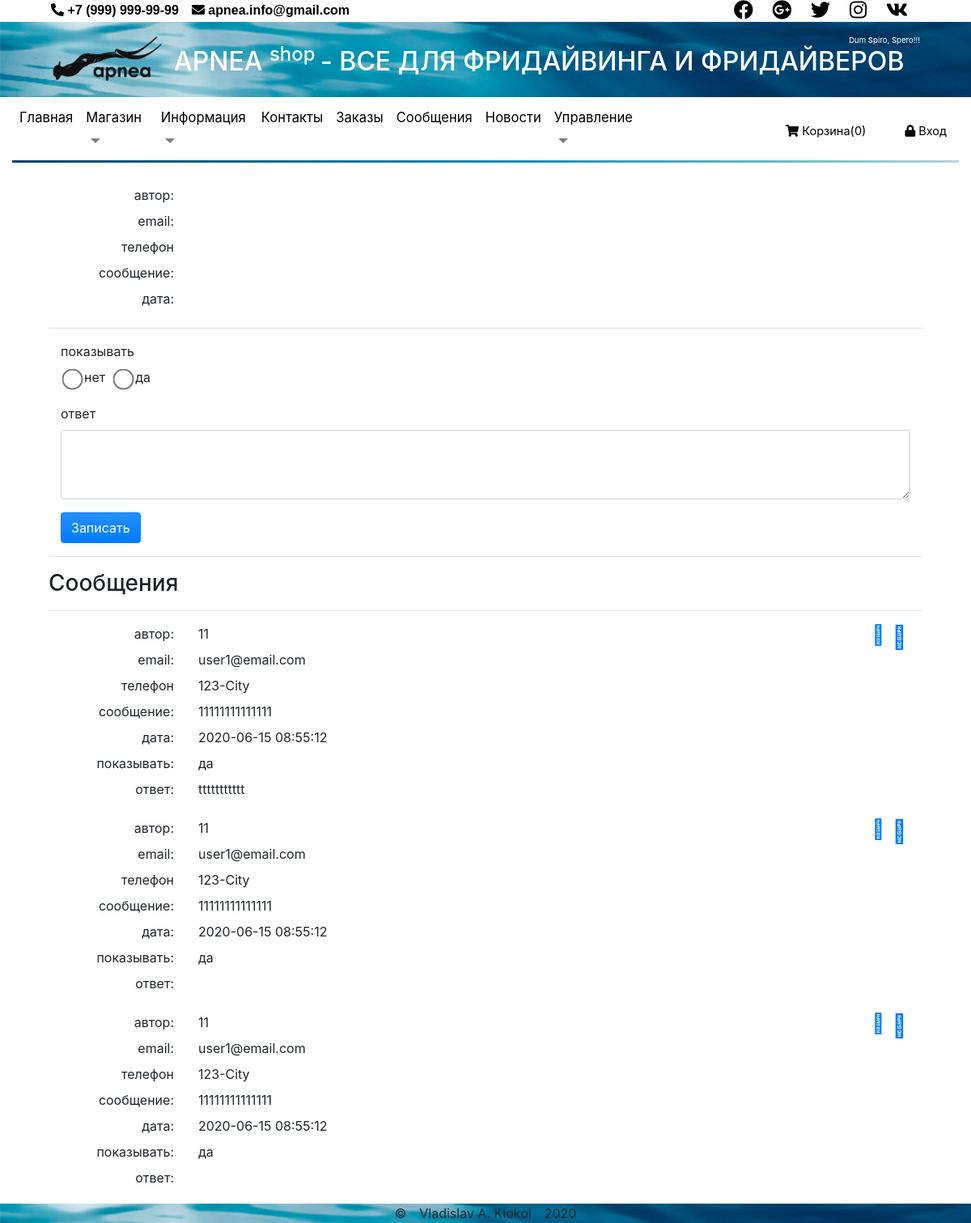
Page /views/admin/messages.php on the committed database.
### tables this page shows
CREATE TABLE `message` (
  `id` int(6) NOT NULL,
  `visitor` varchar(1024) NOT NULL,
  `email` varchar(1024) NOT NULL,
  `phone` varchar(30) DEFAULT NULL,
  `message` text NOT NULL,
  `date` datetime NOT NULL DEFAULT CURRENT_TIMESTAMP,
  `dispatched` tinyint(1) NOT NULL DEFAULT '0',
  `response` text
);

### module/pdo_query.php (called while the page is built, shortened)
<?php
function getTable(object $pdo, string $table, string $where = "1", $sort = "", $limit = ""): array
{
    $sql = "SELECT * FROM `$table`
    WHERE " . ($where == "" ? 1 : "$where")
        . ($sort == "" ? "" : " ORDER BY $sort")
        . ($limit == "" ? "" : " LIMIT $limit");
    $stmt = $pdo->prepare($sql);
    $stmt->execute();
    return $stmt->fetchAll();
}

### views/admin/messages.php (the view, shortened to what this page needs)
<?php
require $_SERVER['DOCUMENT_ROOT'] . '/views/layouts/index.php';
$dispatched = '';
$response = '';
$operation = 'Записать';
$messages = getTable($pdo, "message", "", "`date` DESC");
require  $_SERVER['DOCUMENT_ROOT'] . '/views/layouts/header.php';
?>
<div class="row mt-3">
    <div class="col-2">
        <div class="mb-2 text-right">автор: </div>
        <div class="mb-2 text-right">email: </div>
        <div class="mb-2 text-right">телефон</div>
        <div class="mb-2 text-right">сообщение: </div>
        <div class="mb-2 text-right">дата: </div>
    </div>
    <div class="col-9">
    </div>
</div>
<hr>
<form method="POST" class="enter-form  col">
    <div class="form-group">
        <label class="enter-label">показывать </label>
        <div class="d-flex justify-content-start">
            <input type="radio" name="dispatched" value=0 class="mess-radio m-2" <?= $dispatched == 0 ? 'checked' : '' ?>><span class="mr-2">нет</span>
            <input type="radio" name="dispatched" value=1 class="mess-radio m-2 " <?= $dispatched == 1 ? 'checked' : '' ?>><span>да</span>
        </div>
    </div>
    <div class="form-group">
        <label class="enter-label" for="response-id">ответ</label>
        <textarea rows="3" name="response" id="response-id" class="enter-field form-control"><?= $response ?></textarea>
    </div>
    <input type="submit" value="<?= $operation ?>" name="updMessage" class="enter-button btn btn-primary" />
</form>
<hr>
<h3>Сообщения</h3>
<hr>
<?php
foreach ($messages as $message) { ?>
    <div class="row mt-3 border-bottom border-info">
        <div class="col-2">
            <div class="mb-2 text-right">автор: </div>
            <div class="mb-2 text-right">email: </div>
            <div class="mb-2 text-right">телефон</div>
            <div class="mb-2 text-right">сообщение: </div>
            <div class="mb-2 text-right">дата: </div>
            <div class="mb-2 text-right">показывать: </div>
            <div class="mb-2 text-right">ответ: </div>
        </div>
        <div class="col-9">
            <div class="mb-2"><?= $message['visitor'] ?></div>
            <div class="mb-2"><?= $message['email'] ?></div>
            <div class="mb-2"><?= $message['phone']  ?></div>
            <div class="mb-2"><?= $message['message']  ?></div>
            <div class="mb-2"><?= $message['date']  ?></div>
            <div class="mb-2"><?= $message['dispatched'] ? 'да' : 'нет'  ?></div>
            <div class="mb-2"><?= $message['response']  ?></div>
        </div>
        <div class="col d-flex">
            <a href="/views/admin/messages.php ? edit=<?= $message['id'] ?>"><i class="fas fa-edit h4"></i></a>
            <a href="/views/admin/messages.php ? del=<?= $message['id'] ?>"><i class="far fa-minus-square h3"></i></a>
        </div>
    </div>
<?php } ?>
<?php require $_SERVER['DOCUMENT_ROOT'] . '/views/layouts/footer.php';

### css/style.css (style rules this page uses)
.mess-radio { transform: scale(2,2); }

### rows in the picture
message: visitor "11", email "user1@email.com", phone "123-City", message "11111111111111", date "2020-06-15 08:55:12", dispatched "да", response "ttttttttttt"
message: visitor "11", email "user1@email.com", phone "123-City", message "11111111111111", date "2020-06-15 08:55:12", dispatched "да"
message: visitor "11", email "user1@email.com", phone "123-City", message "11111111111111", date "2020-06-15 08:55:12", dispatched "да"

### other values in the picture
$inBasket "0"
